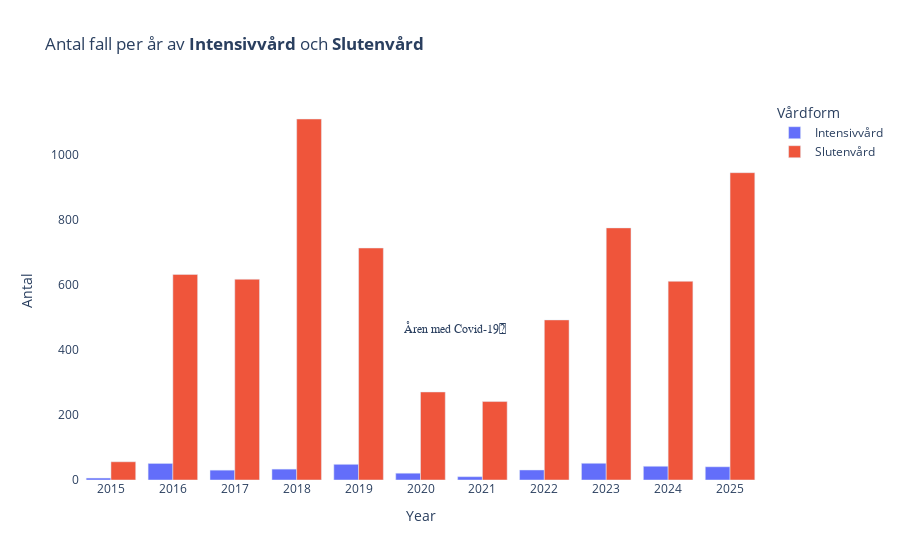

The notebook cell this image was saved under:
### Code cell
import plotly.express as px

fig = px.bar(df_antal_grouped, x="Year", y="Total_Antal", title= "Antal fall per år av <b>Intensivvård</b> och <b>Slutenvård</b>", color= "Vårdform", barmode="group")
#fig.update_layout(axix=dict(tickmode= "linear", dtick=1))
fig.update_layout(xaxis=dict(tickmode='linear',  # Viktigt för att tvinga visning av varje tick
                             dtick=1             # Visa varje år
                             ), 
                             yaxis= dict(title = "Antal"), 
                             plot_bgcolor="white"

                             )

fig.add_annotation(
    text=r"Åren med Covid-19🦠",
    yref='paper', xref='paper',
    x=0.55, y=0.4,  # Adjust y to position below the graph
    showarrow=False,
    font=dict(size=12, family="Times")
)

fig.show()
fig.write_html("mob_session.html")

### Figure 1 — Plotly figure (JSON) as saved in the notebook; plotly's stock layout.template omitted (floating-point values rounded to 4 significant figures)
{"data": [{"alignmentgroup": "True", "hovertemplate": "Vårdform=Intensivvård<br>Year=%{x}<br>Total_Antal=%{y}<extra></extra>", "legendgroup": "Intensivvård", "marker": {"color": "#636efa", "pattern": {"shape": ""}}, "name": "Intensivvård", "offsetgroup": "Intensivvård", "orientation": "v", "showlegend": true, "textposition": "auto", "type": "bar", "x": [2015, 2016, 2017, 2018, 2019, 2020, 2021, 2022, 2023, 2024, 2025], "xaxis": "x", "y": [6.0, 51.0, 30.3, 33.5, 48.3, 20.9, 10.2, 30.8, 51.5, 42.3, 40.7], "yaxis": "y"}, {"alignmentgroup": "True", "hovertemplate": "Vårdform=Slutenvård<br>Year=%{x}<br>Total_Antal=%{y}<extra></extra>", "legendgroup": "Slutenvård", "marker": {"color": "#EF553B", "pattern": {"shape": ""}}, "name": "Slutenvård", "offsetgroup": "Slutenvård", "orientation": "v", "showlegend": true, "textposition": "auto", "type": "bar", "x": [2015, 2016, 2017, 2018, 2019, 2020, 2021, 2022, 2023, 2024, 2025], "xaxis": "x", "y": [56.1, 632.7, 617.9, 1111.0, 714.0, 270.9, 241.4, 492.7, 775.9, 611.5, 945.8], "yaxis": "y"}], "layout": {"annotations": [{"font": {"family": "Times", "size": 12}, "showarrow": false, "text": "Åren med Covid-19🦠", "x": 0.55, "xref": "paper", "y": 0.4, "yref": "paper"}], "barmode": "group", "legend": {"title": {"text": "Vårdform"}, "tracegroupgap": 0}, "plot_bgcolor": "white", "title": {"text": "Antal fall per år av <b>Intensivvård</b> och <b>Slutenvård</b>"}, "xaxis": {"anchor": "y", "domain": [0, 1], "dtick": 1, "tickmode": "linear", "title": {"text": "Year"}}, "yaxis": {"anchor": "x", "domain": [0, 1], "title": {"text": "Antal"}}}}
